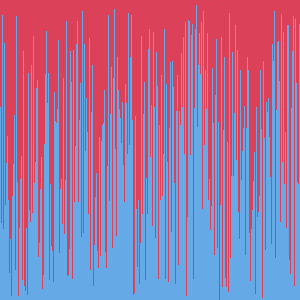
Frame 1 (no input)
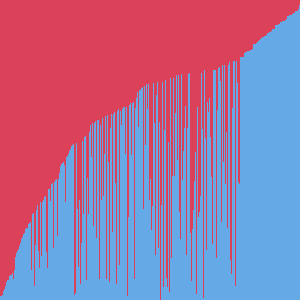
Frame 60 (the mouse pressed at the canvas centre just before this capture)
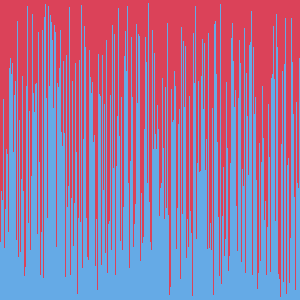
Frame 120 (the mouse held since frame 60 and released just before this capture)

The Processing sketch that drew these frames (run headless with seeded random() and noise(); from frame 60 on, the mouse is pressed at the canvas centre):

// Processing sketch: VisualArraySorter
// ── VisualArraySorter.pde
/* Paste the code into a new Processing sketch and complete the steps. */

//1. create an array of ints. don't initialize it yet.
int []ints;
void setup() {
  //2. set the size of your window
  //  if you are using Processing 3, you cannot use variables
  //  because the developers don't know how programming is supposed to work.
size (300,300);
  //3. initialize your array with the built in width variable
  ints=new int[width];
  //4. initialize the ints in the array with random numbers
  //   from 0 to the built in height variable
  randomize();
  //5. call the noStroke() method
noStroke();
}

void draw() {
  //6. set the background color with background(r, g, b);
background(219,66,89);
  //7. set the color for your graph
fill(101,170,230);
  //8. draw a rectangle for each int in your array.
  //   the x value will be the current index in the array
  //   the y value will the height variable
  //   the width is 1 (one)
  //   the height is negative the value of the element at the current index of the array
for (int i=0;i<ints.length;i++){
  rect(i,height,1,-ints[i]);
}

  //9. call the stepSort method
stepSort(ints);
  //10. extract the code that randomizes the array into a method.

  //11. call the method you made in step 10 when the mouse is pressed
if (mousePressed){
  randomize();
}

}
void randomize(){
  for (int i=0;i<ints.length;i++){
  ints[i]=(int)random(height);
}
}
void stepSort(int[] arr) {
  for (int i = 1; i < arr.length; i++) {
    if (arr[i - 1] > arr[i]) {
      int t = arr[i];
      arr[i] = arr[i - 1];
      arr[i - 1] = t;
    }
  }
}
